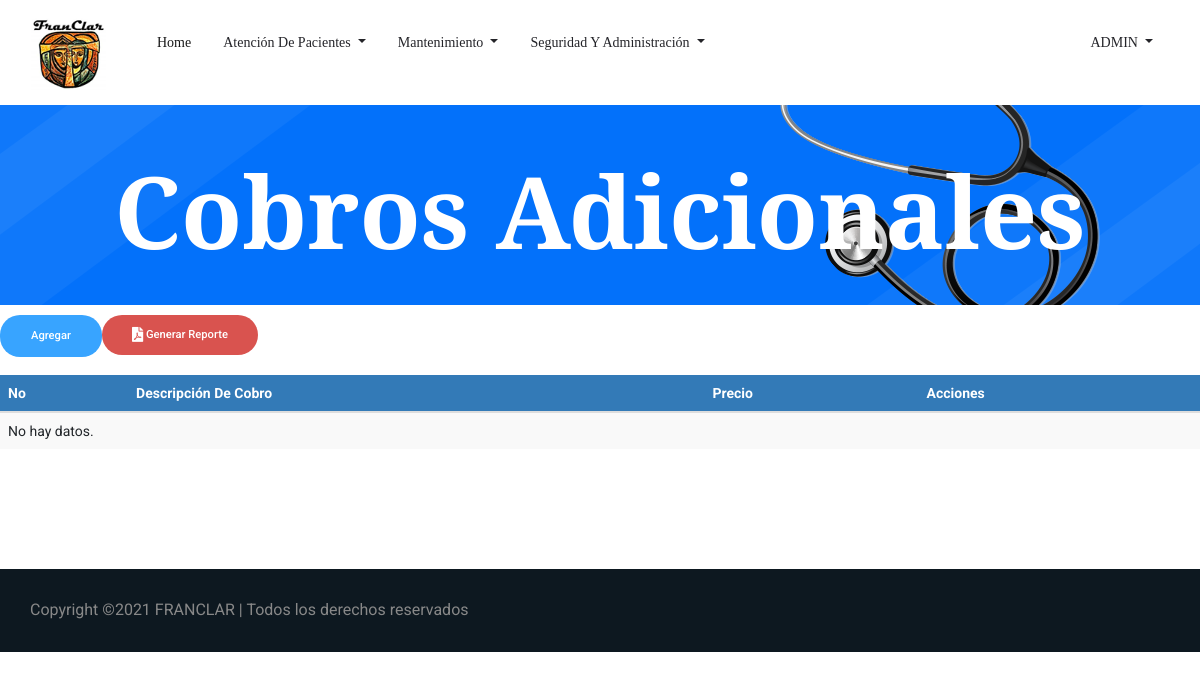
/cobros_adicionales.php (signed in), run on an earlier commit of the app's database.
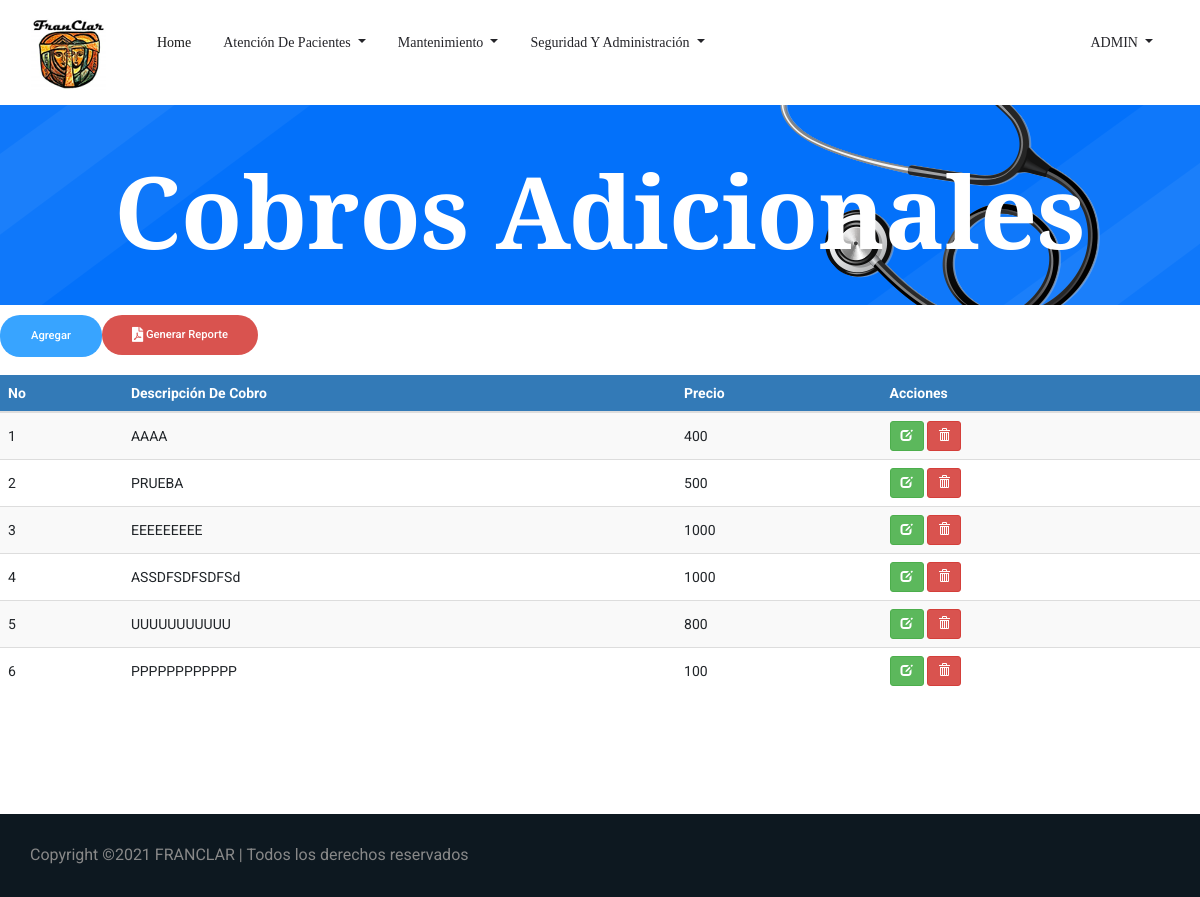
And on a later commit of the database.
### tables this page shows
CREATE TABLE `tbl_cobros_adicionales` (
  `ID_Cobro_adicional` int(11) NOT NULL,
  `Descripcion_Cobro` varchar(100) NOT NULL,
  `Precio_Cobro` int(11) NOT NULL
);

### cobros_adicionales.php (the view, shortened to what this page needs)
<!doctype html>
<html lang="es">
<?php
include 'head.php'
?>
<body>
    <?php
    include 'header.php';
    ?>
    <section class="breadcrumb_part breadcrumb_bg">
        <div class="container">
            <div class="row">
                <div class="col-lg-12">
                    <div class="breadcrumb_iner">
                        <div class="breadcrumb_iner_item">
                            <h2>Cobros Adicionales</h2>
                        </div>
                    </div>
                </div>
            </div>
        </div>
    </section>
	 <?php
	  $rolUsuario=$_SESSION['ID_Rol'];
	 $sql=("SELECT * FROM tbl_permisos WHERE id_objeto=9 AND id_rol=$rolUsuario");
		$query=mysqli_query($con,$sql);
		if(mysqli_num_rows($query)>0){
			$row = mysqli_fetch_assoc($query);
			$permiso= $row['permiso_insertar'];
			$permiso_eliminar= $row['permiso_eliminar'];
			$permiso_actualizar=$row['permiso_actualizar'];
		}if ($permiso==0){
		 echo '<div class="alert alert-danger alert-dismissable"><button type="button" class="close" data-dismiss="alert" aria-hidden="true">&times;</button>"usuario no tiene permisos para agregar nuevo"</div>';
		}else{?>
		<form class="form-inline my-2 my-lg-0 float-left">
			<a href="agregar_cobro_adicional.php" class="genric-btn info circle">Agregar</a>
		</form>
		<form class="form-inline my-2 my-lg-0 float-left">
			<a class="genric-btn btn-danger circle" onclick="pdfDinamico(this)" id="pdf_cobros_adicionales" href="#">
			<i class="fas fa-file-pdf fa-lg"> </i> Generar Reporte</a>
    	</form>
	   <br>
		<br>
		<br>
		<?php } ?>
		<div class="table-responsive">
			<table id="datatableUsuarios" class="table table-striped table-hover">
			<thead>
				<tr>
                    <th>No</th>
					<th>Descripción De Cobro</th>
					<th>Precio</th>
					<th>Acciones</th>
				</tr>
				</thead>
				<tbody>
				<?php
				$sql = mysqli_query($con, "SELECT * FROM tbl_cobros_adicionales");
				if(mysqli_num_rows($sql) == 0){
					echo '<tr><td colspan="8">No hay datos.</td></tr>';
				}else{
					while($row = mysqli_fetch_assoc($sql)){
						($permiso_eliminar==1)?$boton='<a href="cobros_adicionales.php?aksi=delete&nik='.$row['ID_Cobro_adicional'].'" title="Eliminar" onclick="return confirm(\'¿Está seguro de borrar los datos del cobro adicional '.$row['Descripcion_Cobro'].'?\')" class="btn btn-danger btn-sm"><span class="glyphicon glyphicon-trash" aria-hidden="true"></span></a>':$boton='<a  title="Eliminar"  onClick="permiso()" class="btn btn-warning btn-sm"><span class="glyphicon glyphicon-trash" aria-hidden="true"></span></a>';
						($permiso_actualizar==1)?$boton2='<a href="editar_cobro_adicional.php?nik='.$row['ID_Cobro_adicional'].'" title="Editar datos" class="btn btn-success btn-sm"><span class="glyphicon glyphicon-edit" aria-hidden="true"></span></a>':$boton2='<a  title="Editar datos" onClick="permiso()" class="btn btn-warning btn-sm"><span class="glyphicon glyphicon-edit" aria-hidden="true"></span></a>';
						echo '
						<tr>
                            <td>'.$row['ID_Cobro_adicional'].'</td>
							<td>'.$row['Descripcion_Cobro'].'</td>
							<td>'.$row['Precio_Cobro'].'</td>
							<td>'.$boton2.' '.$boton.'</td>
						</tr>
						';
					}
				}
				?>
				</tbody>
			</table>
		 </div>
		 <br><br><br><br><br>
    <?php
        include 'Copyright.php'
    ?>
</body>
</html>

What changed in the data, as far as the page shows it:
added tbl_cobros_adicionales: ID_Cobro_adicional "1", Descripcion_Cobro "AAAA", Precio_Cobro "400"
added tbl_cobros_adicionales: ID_Cobro_adicional "2", Descripcion_Cobro "PRUEBA", Precio_Cobro "500"
added tbl_cobros_adicionales: ID_Cobro_adicional "3", Descripcion_Cobro "EEEEEEEEE", Precio_Cobro "1000"
added tbl_cobros_adicionales: ID_Cobro_adicional "4", Descripcion_Cobro "ASSDFSDFSDFSd", Precio_Cobro "1000"
added tbl_cobros_adicionales: ID_Cobro_adicional "5", Descripcion_Cobro "UUUUUUUUUUU", Precio_Cobro "800"
added tbl_cobros_adicionales: ID_Cobro_adicional "6", Descripcion_Cobro "PPPPPPPPPPPP", Precio_Cobro "100"
Also different on the page:
text no longer shown: "No hay datos."
